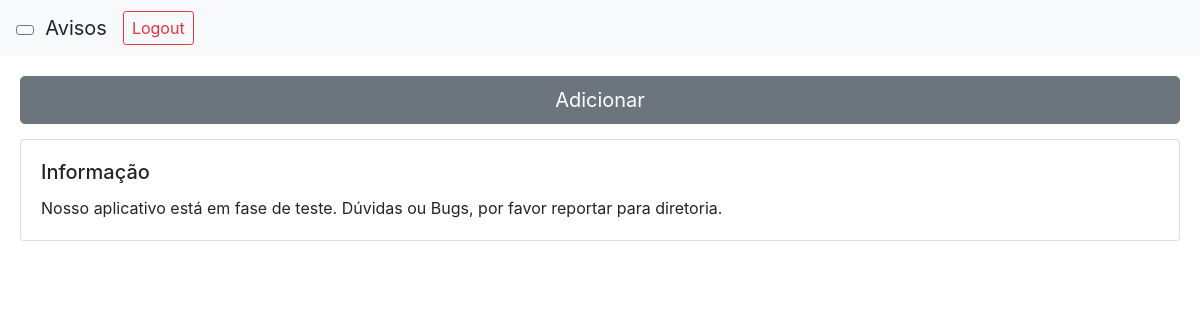
Page /admin/avisos.php (signed in) on the committed database.
### tables this page shows
CREATE TABLE IF NOT EXISTS T_AVISOS (
	AVISO_ID  BIGINT UNSIGNED ZEROFILL NOT NULL AUTO_INCREMENT,  
    AVISO_TIT VARCHAR(100) NOT NULL,  
    AVISO_DES VARCHAR(700) NOT NULL,  
    PRIMARY KEY (AVISO_ID)
);

### admin/avisos.php (the view, shortened to what this page needs)
<!doctype html>
<html lang="pt-BR">
    <head>
        <link rel="stylesheet" href="https://stackpath.bootstrapcdn.com/bootstrap/4.3.1/css/bootstrap.min.css">
    </head>
    <body>
        <header style="float: left;width: 100%;">
            <nav class="navbar navbar-expand-lg navbar-light bg-light">
                <a class="navbar-brand" onclick="window.history.go(-1);"><button style="font-size: 1.2em;" type="button" class="btn btn-outline-secondary btn-sm"><ion-icon style="float: left;" name="arrow-round-back"></ion-icon></button> &nbsp;Avisos</a>
                <button style="font-size: 1.0em;" class="btn btn-outline-danger btn-sm" type="button" onclick="Logout();">Logout</button>
            </nav>
        </header>
        <main  style="float: left;width: 100%; padding: 20px;">
            <button onclick="criar();" style="margin-bottom: 15px;" type="button" class="btn btn-secondary btn-lg btn-block"><ion-icon name="add"></ion-icon> Adicionar</button>
            <?php
            $conexao = Database::conexao();
            $consulta = $conexao->query("SELECT * FROM T_AVISOS;");
            while ($linha = $consulta->fetch(PDO::FETCH_ASSOC)) {
                echo "<div class='card' style='width: 100%;'>";
                echo "<div class='card-body'>";
                echo "<h5 class='card-title'>" . $linha['AVISO_TIT'] . "</h5>";
                echo "<p class='card-text'>" . $linha['AVISO_DES'] . "</p>";
                echo "</div>";
                echo "</div>";
            }
            ?>
        </main>
    </body>
</html>

### rows in the picture
t_avisos: AVISO_TIT "Informação", AVISO_DES "Nosso aplicativo está em fase de teste. Dúvidas ou Bugs, por favor reportar para diretoria."
